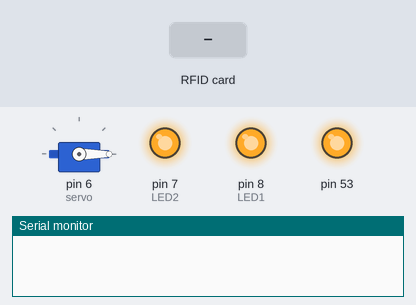
Bench run of a sketch on a simulated Arduino Mega 2560, built with avr-gcc and run on an emulated ATmega2560. Parts: servo, output pins drawn as LEDs (lit = HIGH), the last lines printed to the serial monitor. Inputs (shaded band) come from the test bench.

Above: at 0.1 s.
At 4.2 s:
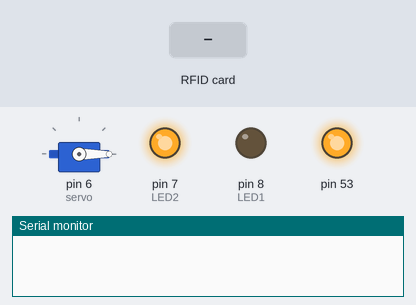
4.3 s: RFID card CA A4 1A 0B held to the reader
At 5.2 s:
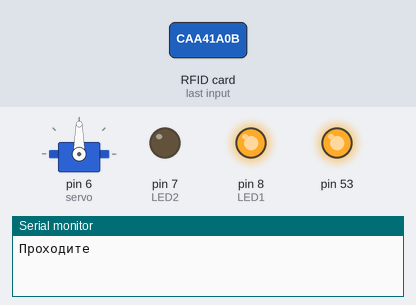
Timing chart, 0 to 17.8 s (numbered marks = the images above; inputs shaded):
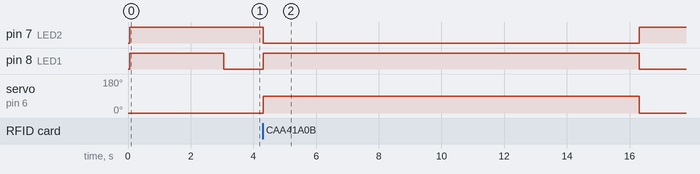

Measured:
- after the input at 4.3 s, pin 7 (LED2): HIGH → LOW at once, → HIGH 12.0 s later; pin 8 (LED1): LOW → HIGH at once, → LOW 12.0 s later; servo on pin 6 (servo): 0° → 90° at once, → 0° 12.0 s later

The sketch:

Super-puper-mega-kod.ino
```cpp
// Загружаем библеотеки
#include <SPI.h>
#include <MFRC522.h>
#include <Servo.h>

// контакты
#define LED1 8
#define LED2 7
#define SS_PIN 10
#define RST_PIN 9

Servo servo;

MFRC522 mfrc522(SS_PIN, RST_PIN);

void setup() {
  Serial.begin(9600);
  SPI.begin();
  mfrc522.PCD_Init();
  servo.attach(6); // сервомоторчик в исходное положение (закрыто)
  servo.write(0);
  pinMode(LED1, OUTPUT);   // 8 пин - выход
  pinMode(LED2, OUTPUT);  // 7 пин - выход
  // Далее мы показываем, что замок готов к работе, включая на 3 секунды 2 светодиода
  digitalWrite(LED1, HIGH);
  digitalWrite(LED2, HIGH);
  delay(3000);
  digitalWrite(LED1, LOW);
  // гасим зелёный, ради экономии строк, отдельно гасить и включать красный светодиод не будем)
}


// Разрешённый идентификатор Card UID, задаётся после прошивки примера из библиотеки)
byte uidCard[4] = {0xCA, 0xA4, 0x1A, 0x0B};


void loop() {
  // Ожидание
  if ( ! mfrc522.PICC_IsNewCardPresent())
    return;

  // чтение
  if ( !mfrc522.PICC_ReadCardSerial())
    return;

  for (byte i = 0; i < 4; i++) {
    // Если идентификатор не совпадает с заданным номером
    if (uidCard[i] != mfrc522.uid.uidByte[i]) {
      Serial.println("У вас нет доступа");
      digitalWrite(LED2, HIGH); // Нет доступа, мигаем красным светодиодом)
      digitalWrite(LED1, LOW);
      digitalWrite(LED2, LOW);
      delay(500);
      digitalWrite(LED2, HIGH);
      delay(500);
      return;
    }else{
      Serial.println("Проходите");
      digitalWrite(LED1, HIGH); // Карточка подошла - милости просим, зелёный лед, дверь открыта)
      digitalWrite(LED2, LOW);
      servo.write(90); // открываем дверь
      delay(3000); // ждём 10 сек, чтобы человек успел пройти
      servo.write(0); // и закрываем
      digitalWrite(LED1, LOW);
      digitalWrite(LED2, HIGH);
    }
  }
}
```
